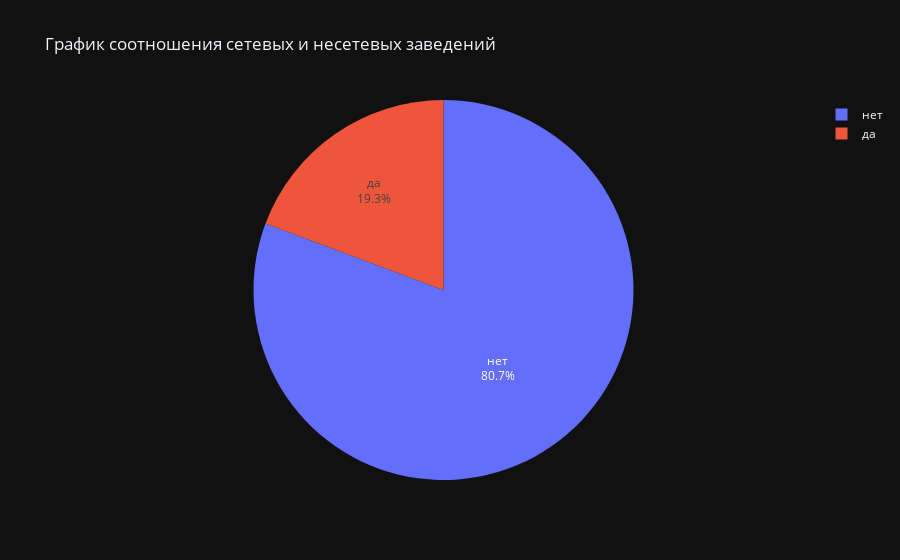

Notebook cell for this chart:
### Markdown cell above
---
<a href="#up">Наверх</a>
<a name="s2_2_2"></a>
### График соотношения сетевых и несетевых заведений по количеству

### Code cell
total_rest_t = data.groupby('chain', as_index=False).agg({'id':'count'})
total_rest_labels = total_rest_t['chain']
total_rest_values = total_rest_t['id']

total_rest_graph = go.Figure(data=[go.Pie(
    values=total_rest_values, 
    labels=total_rest_labels, 
    textinfo='label+percent')])

total_rest_graph.update_layout(
    title='График соотношения сетевых и несетевых заведений',
    template='plotly_dark'
    )

total_rest_graph.show()

### Figure 1 — Plotly figure (JSON) as saved in the notebook; plotly's stock layout.template omitted (floating-point values rounded to 4 significant figures)
{"data": [{"labels": ["да", "нет"], "textinfo": "label+percent", "type": "pie", "values": [2968, 12398]}], "layout": {"title": {"text": "График соотношения сетевых и несетевых заведений"}}}
